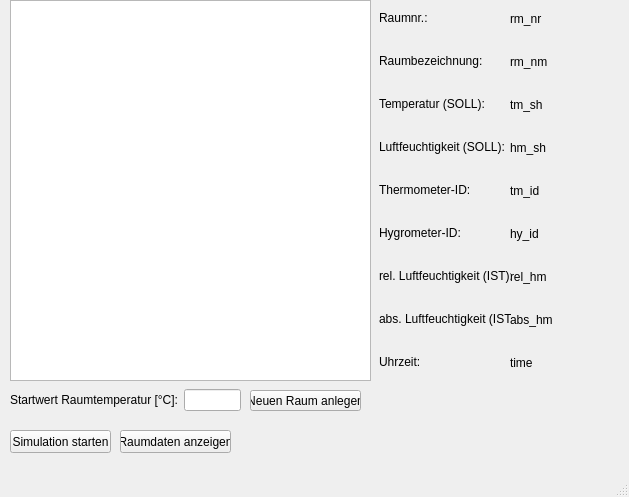
<?xml version="1.0" encoding="UTF-8"?>
<ui version="4.0">
 <class>MainWindow</class>
 <widget class="QMainWindow" name="MainWindow">
  <property name="geometry">
   <rect>
    <x>0</x>
    <y>0</y>
    <width>629</width>
    <height>497</height>
   </rect>
  </property>
  <property name="windowTitle">
   <string>MainWindow</string>
  </property>
  <widget class="QWidget" name="centralwidget">
   <widget class="QWidget" name="gridLayoutWidget">
    <property name="geometry">
     <rect>
      <x>10</x>
      <y>0</y>
      <width>361</width>
      <height>381</height>
     </rect>
    </property>
    <layout class="QGridLayout" name="gridLayout">
     <item row="0" column="0">
      <widget class="QTextBrowser" name="textBrowser"/>
     </item>
    </layout>
   </widget>
   <widget class="QWidget" name="gridLayoutWidget_2">
    <property name="geometry">
     <rect>
      <x>10</x>
      <y>380</y>
      <width>231</width>
      <height>41</height>
     </rect>
    </property>
    <layout class="QGridLayout" name="gridLayout_2">
     <item row="0" column="0">
      <widget class="QLabel" name="label">
       <property name="text">
        <string>Startwert Raumtemperatur [°C]:</string>
       </property>
      </widget>
     </item>
     <item row="0" column="1">
      <widget class="QLineEdit" name="lineEdit"/>
     </item>
    </layout>
   </widget>
   <widget class="QPushButton" name="btn_create_room">
    <property name="geometry">
     <rect>
      <x>250</x>
      <y>390</y>
      <width>111</width>
      <height>21</height>
     </rect>
    </property>
    <property name="text">
     <string>Neuen Raum anlegen</string>
    </property>
   </widget>
   <widget class="QPushButton" name="btn_exec_sim">
    <property name="geometry">
     <rect>
      <x>10</x>
      <y>430</y>
      <width>101</width>
      <height>23</height>
     </rect>
    </property>
    <property name="text">
     <string>Simulation starten</string>
    </property>
   </widget>
   <widget class="QPushButton" name="btn_show_sim_data">
    <property name="geometry">
     <rect>
      <x>120</x>
      <y>430</y>
      <width>111</width>
      <height>23</height>
     </rect>
    </property>
    <property name="text">
     <string>Raumdaten anzeigen</string>
    </property>
   </widget>
   <widget class="QWidget" name="verticalLayoutWidget">
    <property name="geometry">
     <rect>
      <x>379</x>
      <y>-1</y>
      <width>132</width>
      <height>381</height>
     </rect>
    </property>
    <layout class="QVBoxLayout" name="verticalLayout">
     <item>
      <widget class="QLabel" name="lbl_room_nr">
       <property name="text">
        <string>Raumnr.:</string>
       </property>
      </widget>
     </item>
     <item>
      <widget class="QLabel" name="lbl_room_nm">
       <property name="text">
        <string>Raumbezeichnung:</string>
       </property>
      </widget>
     </item>
     <item>
      <widget class="QLabel" name="lbl_temp_sh">
       <property name="text">
        <string>Temperatur (SOLL):</string>
       </property>
      </widget>
     </item>
     <item>
      <widget class="QLabel" name="lbl_hum_sh">
       <property name="text">
        <string>Luftfeuchtigkeit (SOLL):</string>
       </property>
      </widget>
     </item>
     <item>
      <widget class="QLabel" name="lbl_thermostat_id">
       <property name="text">
        <string>Thermometer-ID:</string>
       </property>
      </widget>
     </item>
     <item>
      <widget class="QLabel" name="lbl_hygrometer_id">
       <property name="text">
        <string>Hygrometer-ID:</string>
       </property>
      </widget>
     </item>
     <item>
      <widget class="QLabel" name="lbl_rel_hum_is">
       <property name="text">
        <string>rel. Luftfeuchtigkeit (IST):</string>
       </property>
      </widget>
     </item>
     <item>
      <widget class="QLabel" name="lbl_abs_hum_is">
       <property name="text">
        <string>abs. Luftfeuchtigkeit (IST):</string>
       </property>
      </widget>
     </item>
     <item>
      <widget class="QLabel" name="lbl_time1">
       <property name="text">
        <string>Uhrzeit:</string>
       </property>
      </widget>
     </item>
    </layout>
   </widget>
   <widget class="QWidget" name="verticalLayoutWidget_2">
    <property name="geometry">
     <rect>
      <x>510</x>
      <y>0</y>
      <width>111</width>
      <height>381</height>
     </rect>
    </property>
    <layout class="QVBoxLayout" name="verticalLayout_2">
     <item>
      <widget class="QLabel" name="lbl_rm_nr">
       <property name="text">
        <string>rm_nr</string>
       </property>
      </widget>
     </item>
     <item>
      <widget class="QLabel" name="lbl_rm_nm">
       <property name="text">
        <string>rm_nm</string>
       </property>
      </widget>
     </item>
     <item>
      <widget class="QLabel" name="lbl_tm_sh">
       <property name="text">
        <string>tm_sh</string>
       </property>
      </widget>
     </item>
     <item>
      <widget class="QLabel" name="lbl_hm_sh">
       <property name="text">
        <string>hm_sh</string>
       </property>
      </widget>
     </item>
     <item>
      <widget class="QLabel" name="lbl_tm_id">
       <property name="text">
        <string>tm_id</string>
       </property>
      </widget>
     </item>
     <item>
      <widget class="QLabel" name="lbl_hy_id">
       <property name="text">
        <string>hy_id</string>
       </property>
      </widget>
     </item>
     <item>
      <widget class="QLabel" name="lbl_rel_hm">
       <property name="text">
        <string>rel_hm</string>
       </property>
      </widget>
     </item>
     <item>
      <widget class="QLabel" name="lbl_abs_hm">
       <property name="text">
        <string>abs_hm</string>
       </property>
      </widget>
     </item>
     <item>
      <widget class="QLabel" name="lbl_time2">
       <property name="text">
        <string>time</string>
       </property>
      </widget>
     </item>
    </layout>
   </widget>
  </widget>
  <widget class="QMenuBar" name="menubar">
   <property name="geometry">
    <rect>
     <x>0</x>
     <y>0</y>
     <width>629</width>
     <height>21</height>
    </rect>
   </property>
  </widget>
  <widget class="QStatusBar" name="statusbar"/>
 </widget>
 <resources/>
 <connections/>
</ui>
